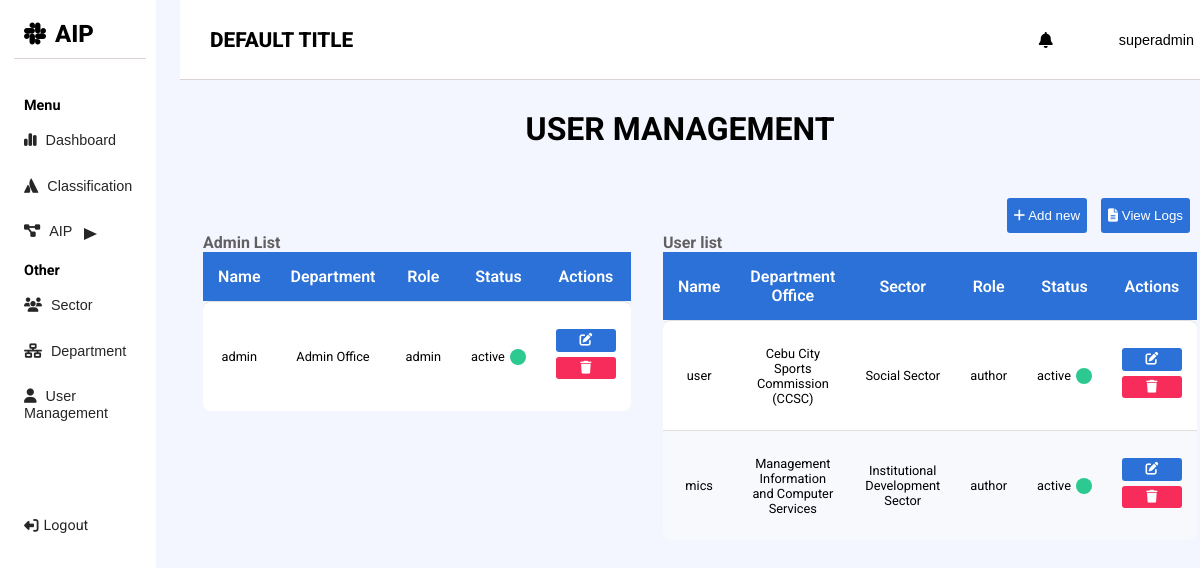
/user_management.php (signed in), run on the app's committed database.
### tables this page shows
CREATE TABLE `tbl_user` (
  `id` int(11) NOT NULL,
  `department_office` varchar(255) DEFAULT NULL,
  `name` varchar(255) NOT NULL,
  `username` varchar(255) NOT NULL,
  `password` varchar(255) NOT NULL,
  `sector_category` varchar(255) NOT NULL,
  `role` varchar(255) NOT NULL,
  `status` varchar(255) NOT NULL
);

### user_management.php (called while the page is built)
<?php
include 'src/views/user_management.view.php';

### user_management.view.php (the view, shortened to what this page needs)
<?php
include 'src/config/database.php';
if ($_SESSION['role'] === 'admin' || $_SESSION['role'] === 'super-admin') {
    $user_query = "SELECT * FROM tbl_user WHERE role = 'admin' ORDER by id DESC LIMIT 4";
} else {
    $user_query = "SELECT * FROM tbl_user WHERE role !='admin' ORDER by id DESC LIMIT 4";
}
$user_result = mysqli_query($conn, $user_query);
if ($_SESSION['role'] === 'admin') {
    $user_author_query = "SELECT * FROM tbl_user WHERE role = 'author' ORDER by id DESC LIMIT 4";
} else {
    $user_author_query = "SELECT * FROM tbl_user WHERE role ='author' ORDER by id DESC LIMIT 4";
}
$user_author_result = mysqli_query($conn, $user_author_query);
?>
<?php include 'public/components/header.php'; ?>
<div class="hero">
    <div class="sector_header">
        <h1>USER MANAGEMENT</h1>
    </div>
    <div class="user_add_btn">
        <button onclick="document.getElementById('id01').style.display='block'"><i class="fa-solid fa-plus"></i> Add new</button>
        <button onclick="window.location.href='src/views/user_logins.php'" style="margin-left: 10px;">
    <i class="fa-solid fa-file-alt"></i> View Logs
</button>
    </div>
<div class="user_table_wrapper">
    <div class="user_table_col">
        <div class="table">
            <h4>Admin List</h4>
            <table class="user_table">
                <thead>
                    <tr>
                        <th>Name</th>
                        <th>Department</th>
                        <th>Role</th>
                        <th>Status</th>
                        <th>Actions</th>
                    </tr>
                </thead>
                <tbody>
                    <?php if (mysqli_num_rows($user_result) > 0): ?>
                        <?php while ($user = mysqli_fetch_assoc($user_result)): ?>
                            <tr>
                                <td><?= $user['name'] ?></td>
                                <td><?= $user['department_office'] ?></td>
                                <td><?= $user['role'] ?></td>
                                <td class="active-status user_status">
                                    <span class="status-text"><?= $user['status'] ?></span>
                                    <?php
                                    if ($user['status'] == 'active') {
                                        echo '<span class="status active"></span>';
                                    } else {
                                        echo '<span class="status in-active"></span>';
                                    }
                                    ?>
                                </td>
                                <td>
                                    <div class="user_action_btn">
                                        <a onclick="openEditModal(<?= $user['id'] ?>, '<?= $user['name'] ?>', '<?= $user['department_office'] ?>', '<?= $user['role'] ?>', '<?= $user['status'] ?>')" class="user_edit"><i class="fa-solid fa-pen-to-square"></i></a>
                                        <a href="router.php?page=user_management&delete_id=<?= $user['id'] ?>" onclick="return confirm('Are you sure you want to delete this user?')" class="user_delete"><i class="fa-solid fa-trash"></i></a>
                                    </div>
                                </td>
                            </tr>
                        <?php endwhile; ?>
                    <?php else: ?>
                        <tr>
                            <td colspan="5">No data found</td>
                        </tr>
                    <?php endif; ?>
                </tbody>
            </table>
        </div>
    </div>
        <div class="user_table_col">
            <div class="table">
            <h4>User list</h4>
                <table class="user_table">
                    <thead>
                        <tr>
                            <th>Name</th>
                            <th>Department Office</th>
                            <th>Sector</th>
                            <th>Role</th>
                            <th>Status</th>
                            <th>Actions</th>
                        </tr>
                    </thead>
                    <?php if (mysqli_num_rows($user_author_result) > 0): ?>
                    <tbody>
                        <?php while($author = mysqli_fetch_assoc($user_author_result)):?>
                            <tr>
                                <td><?= $author['name'] ?></td>
                                <td><?= $author['department_office'] ?></td>
                                <td><?= $author['sector_category'] ?></td>
                                <td><?= $author['role'] ?></td>
                                <td class="active-status user_status">
                                    <span class="status-text"><?= $author['status'] ?></span>
                                    <?php
                                    if ($author['status'] == 'active') {
                                        echo '<span class="status active"></span>';
                                    } else {
                                        echo '<span class="status in-active"></span>';
                                    }
                                    ?>
                                </td>
                                <td>
                                    <div class="user_action_btn">
                                    <a onclick="openEditModal(<?= $author['id'] ?>, '<?= $author['name'] ?>', '<?= $author['department_office'] ?>', '<?= $author['role'] ?>', '<?= $author['status'] ?>')" class="user_edit"><i class="fa-solid fa-pen-to-square"></i></a>
                                            <a href="router.php?page=user_management&delete_id=<?= $author['id'] ?>" onclick="return confirm('Are you sure you want to delete this user?')" class="user_delete">
                                            <i class="fa-solid fa-trash"></i>
                                            </a>
                                    </div>
                                </td>
                            </tr>
                        <?php endwhile; ?>
                    </tbody>
                    <?php else: ?>
                        <p>No data found</p>
                    <?php endif; ?>
                </table>
            </div>
        </div>
    </div>
</div>
</body>
</html>

### style.css (style rules this page uses)
:root { --primary: #10375c; --bg-color: #f4f6ff; --header-color: #2c71d8; --grey-color: rgb(58, 56, 56); }
* { margin: 0; padding: 0; box-sizing: border-box; }
body { font-family: "Roboto", sans-serif; background-color: var(--bg-color); }
.hero { width: 100%; height: 90vh; padding: 10px 20px; }
.hero h1 { color: black; }
.table { position: relative; left: 20px; top: 50px; }
.table table { width: 1160px; border-collapse: separate; border-spacing: 0 10px; font-size: 16px; text-align: center; border-radius: 8px; overflow: hidden; box-shadow: 0 4px 6px rgba(0, 0, 0, 0.1); }
th { padding: 15px; background-color: #2c71d8; color: white; font-weight: 600; }
td { font-size: .8rem; padding: 15px; transition: background-color 0.3s; border-top: 1px solid #e0e0e0; text-align: center; }
td a { text-decoration: none; color: var(--header-color); }
tbody tr { background-color: #ffffff; }
tbody tr:nth-child(even) { background-color: #f7f9fc; }
tbody tr:first-child td:first-child { border-top-left-radius: 8px; }
tbody tr:first-child td:last-child { border-top-right-radius: 8px; }
tbody tr:last-child td:first-child { border-bottom-left-radius: 8px; }
tbody tr:last-child td:last-child { border-bottom-right-radius: 8px; }
.sector_header { margin-top: 100px; text-align: center; }
.status { text-align: center; padding: 8px; border-radius: 30px; color: #fff; font-weight: bold; font-size: .7rem; width: 100px; }
.active-status { display: flex; align-items: center; justify-content: center; gap: 5px; }
.user_status { height: 110px; }
.active-status .status { width: 10px; height:10px; border-radius: 50%; }
.active-status .active { background-color: #2cc990; }
.user_add_btn { width: 100%; text-align: right; position: relative; top: 50px; left: 20px; }
.user_add_btn button { padding: 10px 7px; background-color: var(--header-color); border: none; outline: none; color: white; border-radius: 3px; cursor: pointer; }
.user_table_wrapper { display: flex; align-items: start; justify-content: center; gap: 2rem; }
.user_table_col .user_table { all: unset; width: 50%; }
.table h4 { color: rgb(97, 95, 95); }
.user_action_btn .user_edit, .user_action_btn .user_delete { width: 60px; display: block; margin-bottom: 5px; padding: 5px; text-align: center; border-radius: 3px; color: white; }
.user_action_btn .user_edit { background-color: var(--header-color); }
.user_action_btn .user_delete { background-color: #F72C5B; }

### data on the page
tbl_user: name "admin", department_office "Admin Office", role "admin", status "active"
tbl_user: name "user", department_office "Cebu City Sports Commission (CCSC)", sector_category "Social Sector", role "author", status "active"
tbl_user: name "mics", department_office "Management Information and Computer Services", sector_category "Institutional Development Sector", role "author", status "active"

### other printed values
$_SESSION['username'] "superadmin"
